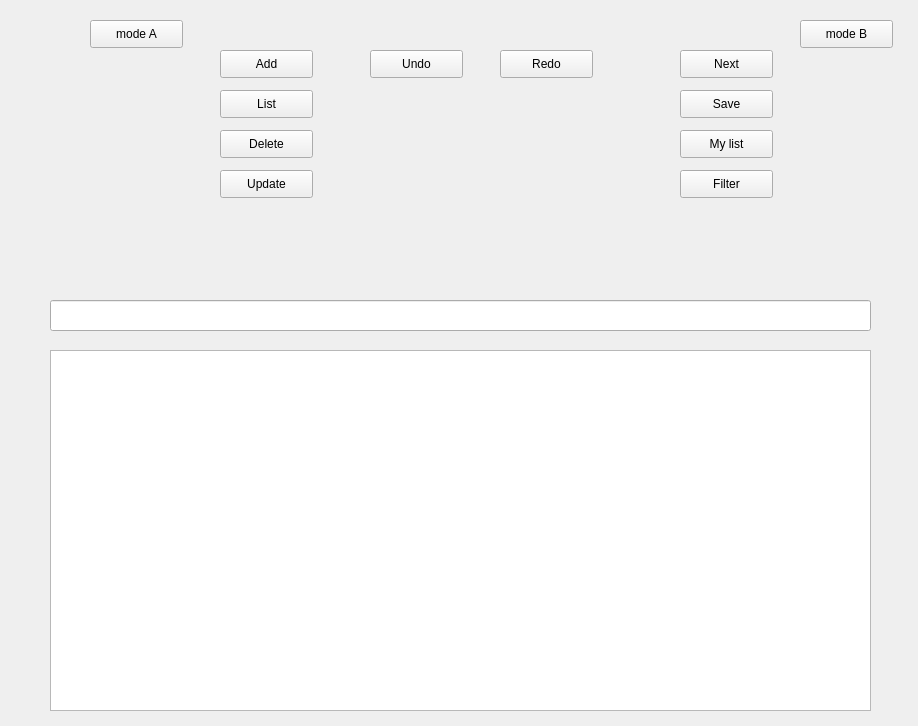
<?xml version="1.0" encoding="UTF-8"?>
<ui version="4.0">
 <class>qtlabClass</class>
 <widget class="QMainWindow" name="qtlabClass">
  <property name="geometry">
   <rect>
    <x>0</x>
    <y>0</y>
    <width>918</width>
    <height>726</height>
   </rect>
  </property>
  <property name="windowTitle">
   <string>qtlab</string>
  </property>
  <widget class="QWidget" name="modeA">
   <property name="enabled">
    <bool>true</bool>
   </property>
   <widget class="QPushButton" name="addButton">
    <property name="geometry">
     <rect>
      <x>220</x>
      <y>50</y>
      <width>93</width>
      <height>28</height>
     </rect>
    </property>
    <property name="text">
     <string>Add</string>
    </property>
   </widget>
   <widget class="QPushButton" name="listButton">
    <property name="geometry">
     <rect>
      <x>220</x>
      <y>90</y>
      <width>93</width>
      <height>28</height>
     </rect>
    </property>
    <property name="text">
     <string>List</string>
    </property>
   </widget>
   <widget class="QPushButton" name="deleteButton">
    <property name="geometry">
     <rect>
      <x>220</x>
      <y>130</y>
      <width>93</width>
      <height>28</height>
     </rect>
    </property>
    <property name="text">
     <string>Delete</string>
    </property>
   </widget>
   <widget class="QPushButton" name="updateButton">
    <property name="geometry">
     <rect>
      <x>220</x>
      <y>170</y>
      <width>93</width>
      <height>28</height>
     </rect>
    </property>
    <property name="text">
     <string>Update</string>
    </property>
   </widget>
   <widget class="QListWidget" name="plantList">
    <property name="geometry">
     <rect>
      <x>50</x>
      <y>350</y>
      <width>821</width>
      <height>361</height>
     </rect>
    </property>
   </widget>
   <widget class="QLineEdit" name="plantInfo">
    <property name="geometry">
     <rect>
      <x>50</x>
      <y>300</y>
      <width>821</width>
      <height>31</height>
     </rect>
    </property>
    <property name="text">
     <string/>
    </property>
   </widget>
   <widget class="QPushButton" name="BButton">
    <property name="geometry">
     <rect>
      <x>800</x>
      <y>20</y>
      <width>93</width>
      <height>28</height>
     </rect>
    </property>
    <property name="text">
     <string>mode B</string>
    </property>
   </widget>
   <widget class="QPushButton" name="nextButton">
    <property name="geometry">
     <rect>
      <x>680</x>
      <y>50</y>
      <width>93</width>
      <height>28</height>
     </rect>
    </property>
    <property name="text">
     <string>Next</string>
    </property>
   </widget>
   <widget class="QPushButton" name="saveButton">
    <property name="geometry">
     <rect>
      <x>680</x>
      <y>90</y>
      <width>93</width>
      <height>28</height>
     </rect>
    </property>
    <property name="text">
     <string>Save</string>
    </property>
   </widget>
   <widget class="QPushButton" name="myListButton">
    <property name="geometry">
     <rect>
      <x>680</x>
      <y>130</y>
      <width>93</width>
      <height>28</height>
     </rect>
    </property>
    <property name="text">
     <string>My list</string>
    </property>
   </widget>
   <widget class="QPushButton" name="filterButton">
    <property name="geometry">
     <rect>
      <x>680</x>
      <y>170</y>
      <width>93</width>
      <height>28</height>
     </rect>
    </property>
    <property name="text">
     <string>Filter</string>
    </property>
   </widget>
   <widget class="QPushButton" name="AButton">
    <property name="geometry">
     <rect>
      <x>90</x>
      <y>20</y>
      <width>93</width>
      <height>28</height>
     </rect>
    </property>
    <property name="text">
     <string>mode A</string>
    </property>
   </widget>
   <widget class="QLabel" name="errorLabel">
    <property name="geometry">
     <rect>
      <x>390</x>
      <y>170</y>
      <width>201</width>
      <height>31</height>
     </rect>
    </property>
    <property name="text">
     <string/>
    </property>
   </widget>
   <widget class="QLabel" name="nextPlantInfo">
    <property name="geometry">
     <rect>
      <x>54</x>
      <y>260</y>
      <width>811</width>
      <height>20</height>
     </rect>
    </property>
    <property name="text">
     <string/>
    </property>
   </widget>
   <widget class="QPushButton" name="undoButton">
    <property name="geometry">
     <rect>
      <x>370</x>
      <y>50</y>
      <width>93</width>
      <height>28</height>
     </rect>
    </property>
    <property name="text">
     <string>Undo</string>
    </property>
   </widget>
   <widget class="QPushButton" name="redoButton">
    <property name="geometry">
     <rect>
      <x>500</x>
      <y>50</y>
      <width>93</width>
      <height>28</height>
     </rect>
    </property>
    <property name="text">
     <string>Redo</string>
    </property>
   </widget>
  </widget>
 </widget>
 <layoutdefault spacing="6" margin="11"/>
 <resources>
  <include location="qtlab.qrc"/>
 </resources>
 <connections/>
</ui>
